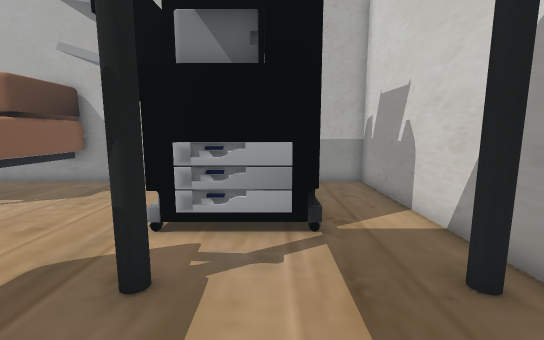
View 1 (above)

24 first-person views from a walk through a Unity game level. The camera is 1.2 m above the floor, tilts 8° down and sees 90° across. The floor is counted in squares, 0.5 m on a side. Each view is taken from the middle of a square. On the plan, view 1 faces up. The plan holds only what a view shows up to about 18 squares ahead; the rest is blank. The place goes on beyond the plan. The player character is not drawn.

View 2
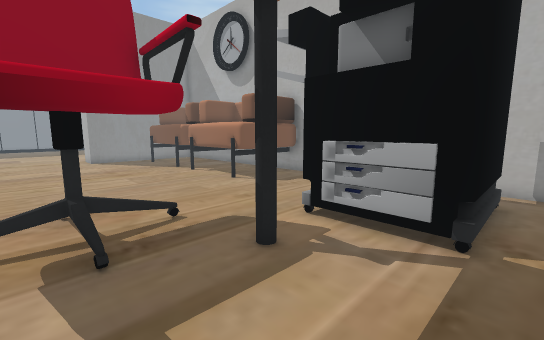

View 3
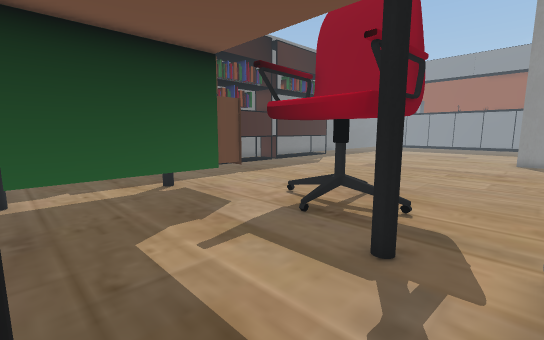

View 4
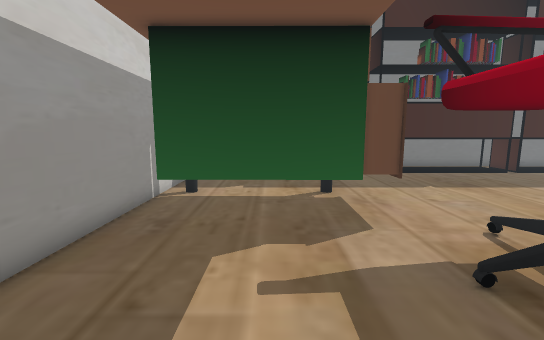

View 5
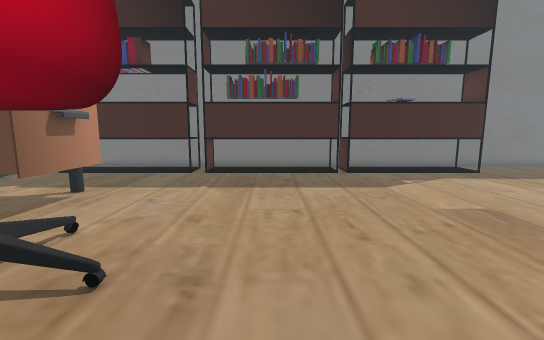

View 6
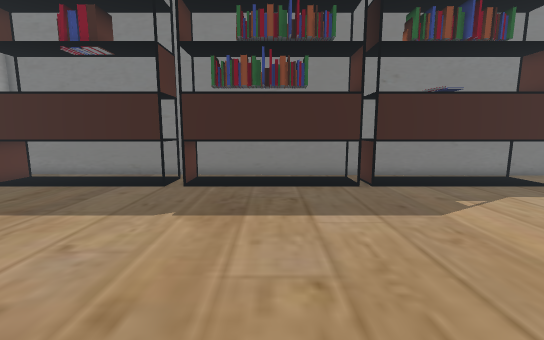

View 7
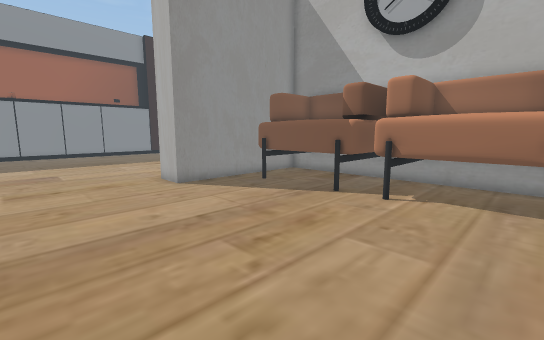

View 8
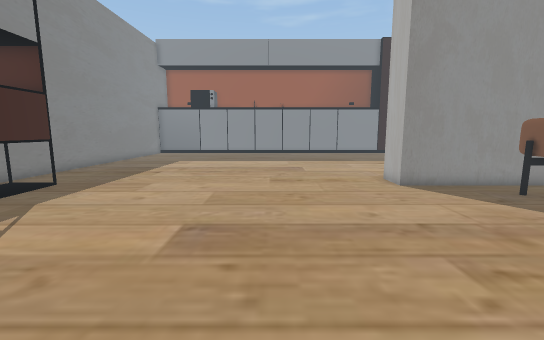

View 9
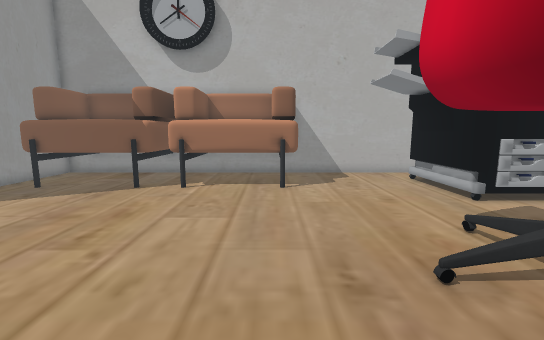

View 10
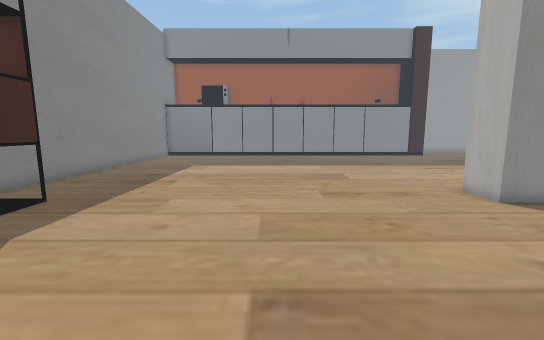

View 11
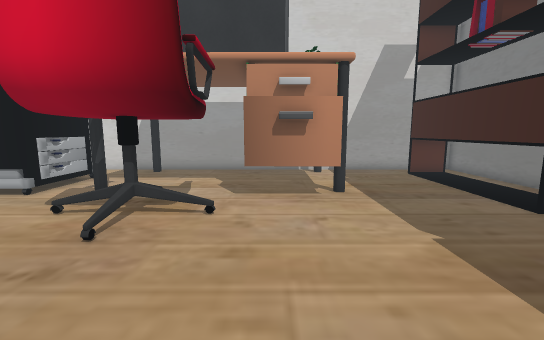

View 12
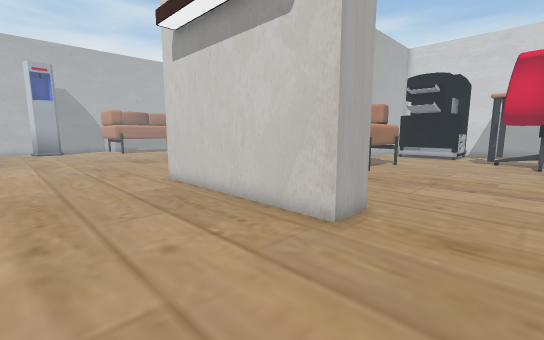

View 13
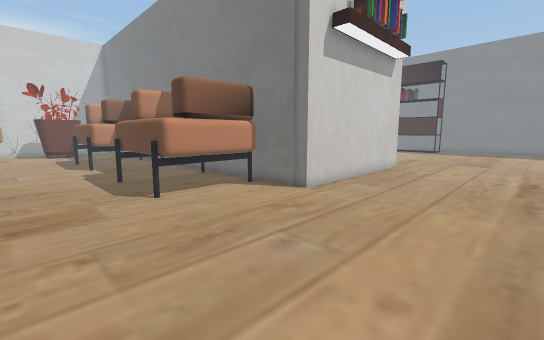

View 14
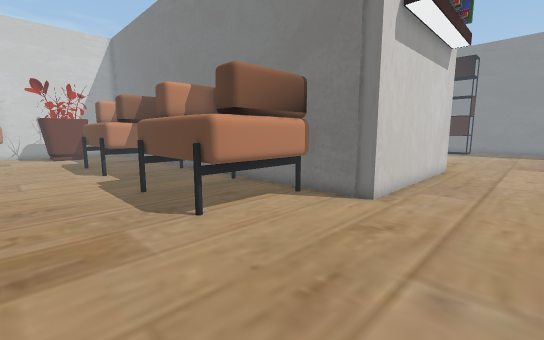

View 15
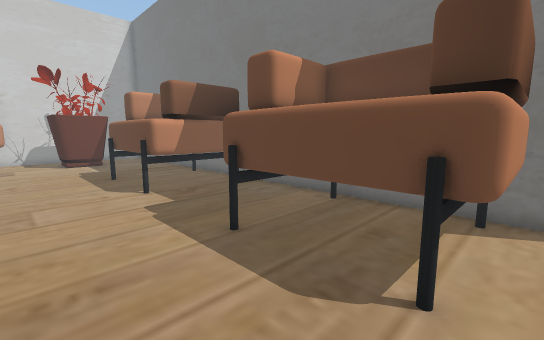

View 16
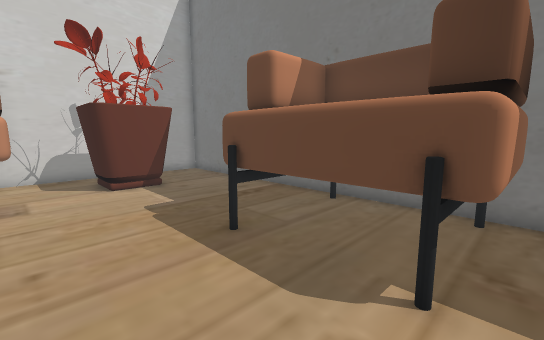

View 17
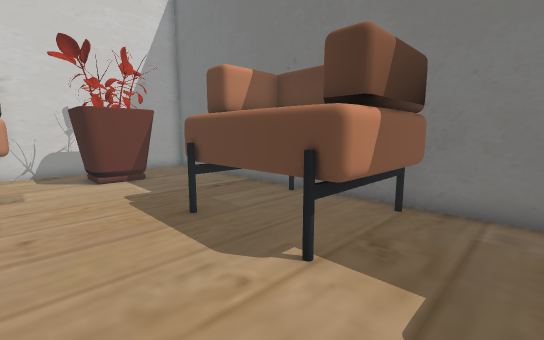

View 18
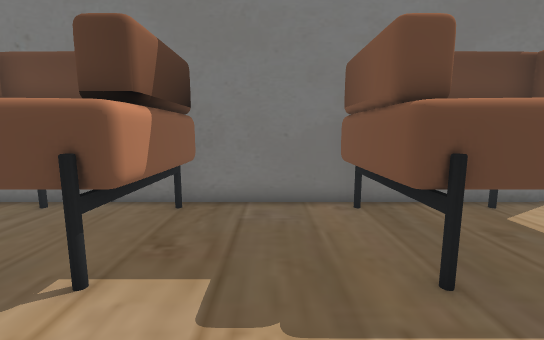

View 19
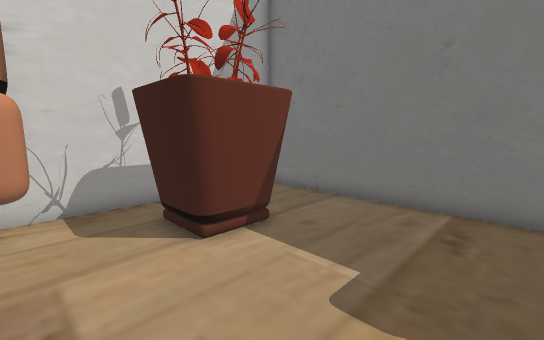

View 20
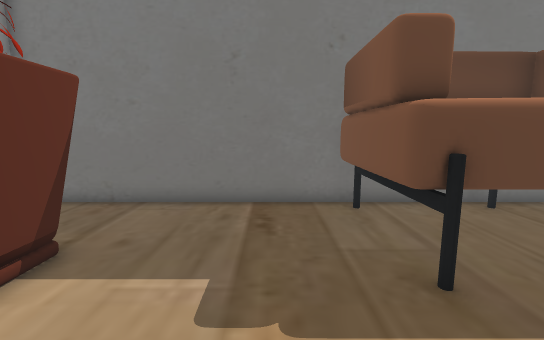

View 21
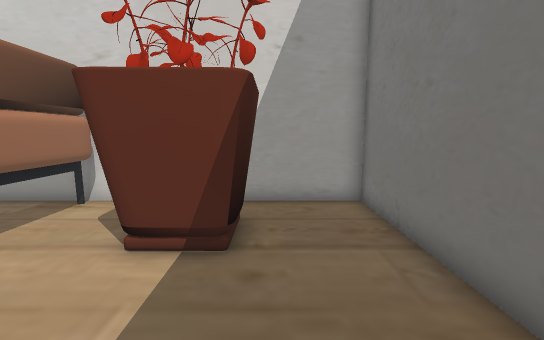

View 22
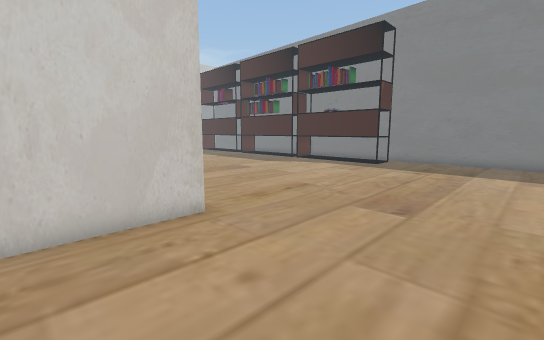

View 23
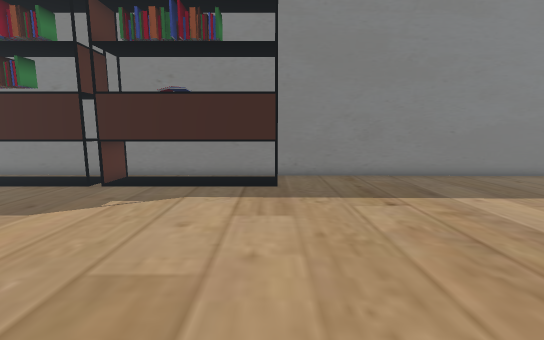

View 24
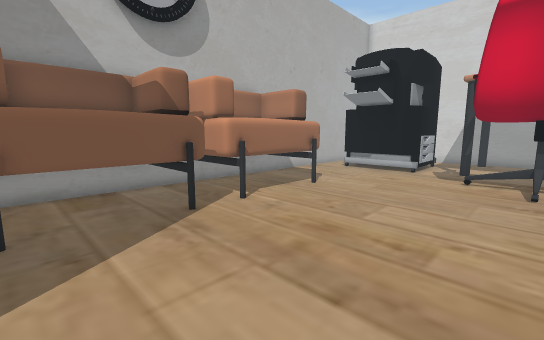

### Floor plan
Key: @ floor where view 1 was taken; # wall or solid block; . floor; S sofa; P printer; C chair; H shelf; L plant; O other object.
Columns run from 31 left of view 1 to 4 right of it. Each row starts with its distance up from view 1.
 24 ..............................SSSSSS
 23  ..................................#
 22  ..................................#
 21  ..............................LLLL#
 20 .........SSSSSSS...SSSSSSS.....LLL #
 19 .........SS   SS...SS   SS.....LLLL#
 18 .........SS   SS...SS   SS.........#
 17 .........SSSSSSS...SSSSSSS.........#
 16 .........SS   SS...SS   SS.........#
 15 .......#############################
 14 .......# ##     #     ########  ####
 13 .......####SSSSS#SSSSS########  ####
 12 .......### SSSSSS SSSSS......   ...#
 11 .......### S   SSSS  SS.....P   P..#
 10 .......###SS   SSSS  SS....PP   #..#
  9 .......###SSSSSSSSSSSSS....PPP  #..#
  8 .......###.................PPP  #..#
  7 .......###.................PPPP #..#
  6 .......###..................PPPPP..#
  5 .......###.........................#
  4 .............................O....O#
  3 ........................CCCCC......#
  2 ........................CCCCC......#
  1 ........................CCCCC......#
  0 ........................CCCCC..@...#
 -1 ........................CCCC.......#
 -2 ............................OOOOOOO#
 -3 ...........................OOO    O#
 -4 ...........................OOO     #
 -5 ............................OO     #
 -6 .............................O....O#
 -7 ...................................#
 -8 ...................................#
 -9 ...................................#
-10 ...................................#
-11 .........HHHHHHHHHHHHHHHHHHHHHHHHHH#
-12 .........HHHHHHHHHHHHHHHHHHHHHHHHHH#
-13 .........HHHHHHHHHHHHHHHHHHHHHHHHHH#
-14 ####################################

Positions as (right, up) in squares from view 1, and headings:
1: (0, 0), facing up
2: (2, 0), facing up-left
3: (3, 6), facing down-left
4: (0, 5), facing down
5: (-10, 5), facing down
6: (-10, 1), facing down
7: (-10, -1), facing up-left
8: (-10, -1), facing left
9: (-10, -3), facing up
10: (-13, -3), facing left
11: (-13, -3), facing right
12: (-30, 1), facing up-right
13: (-31, 24), facing down-right
14: (-28, 24), facing down-right
15: (-22, 24), facing down-right
16: (-12, 24), facing down-right
17: (-14, 24), facing down-right
18: (-14, 24), facing down
19: (-5, 24), facing down-right
20: (-4, 24), facing down
21: (-5, 18), facing right
22: (-31, 9), facing down-right
23: (-22, 1), facing down
24: (-20, 1), facing up-right
